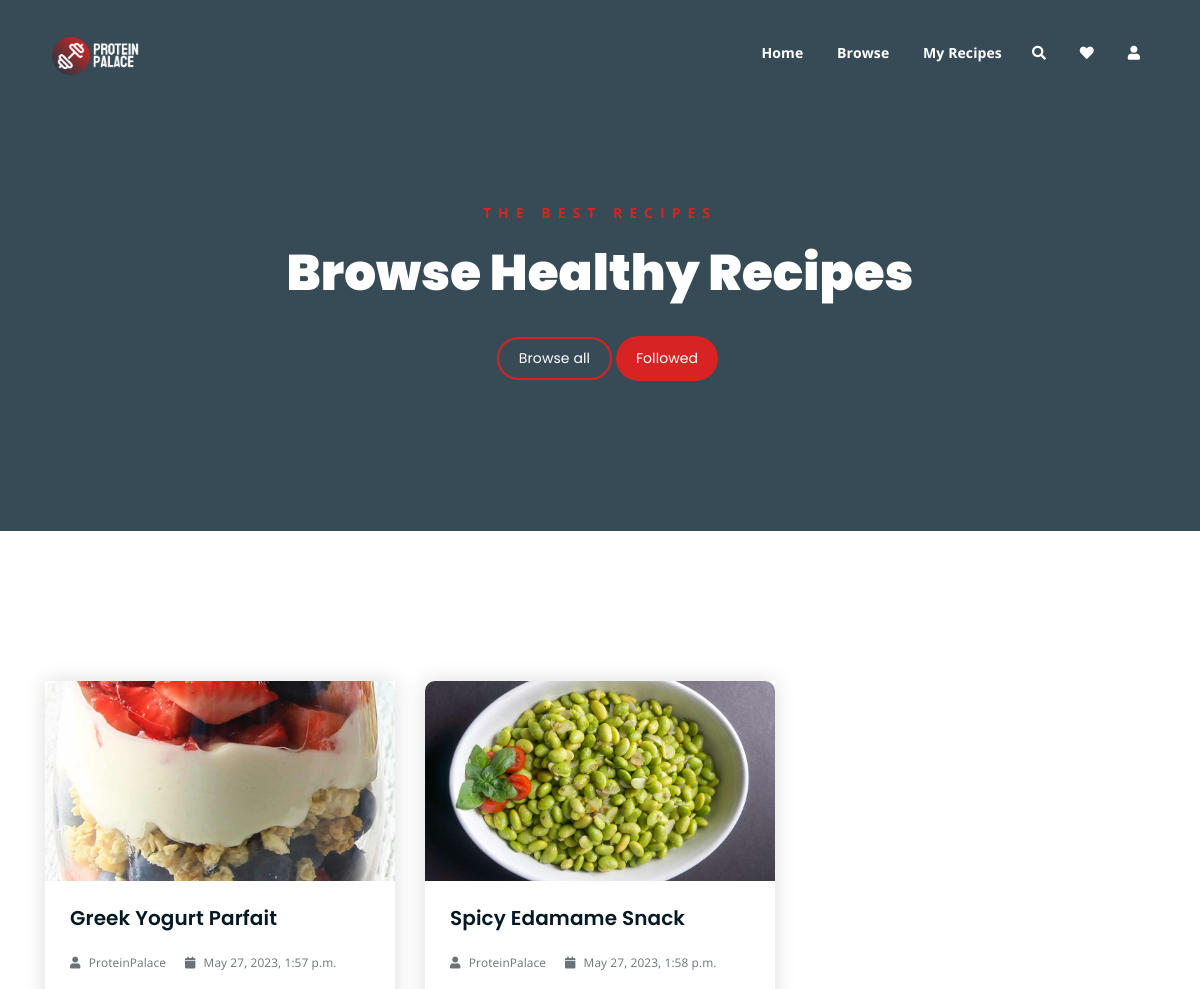
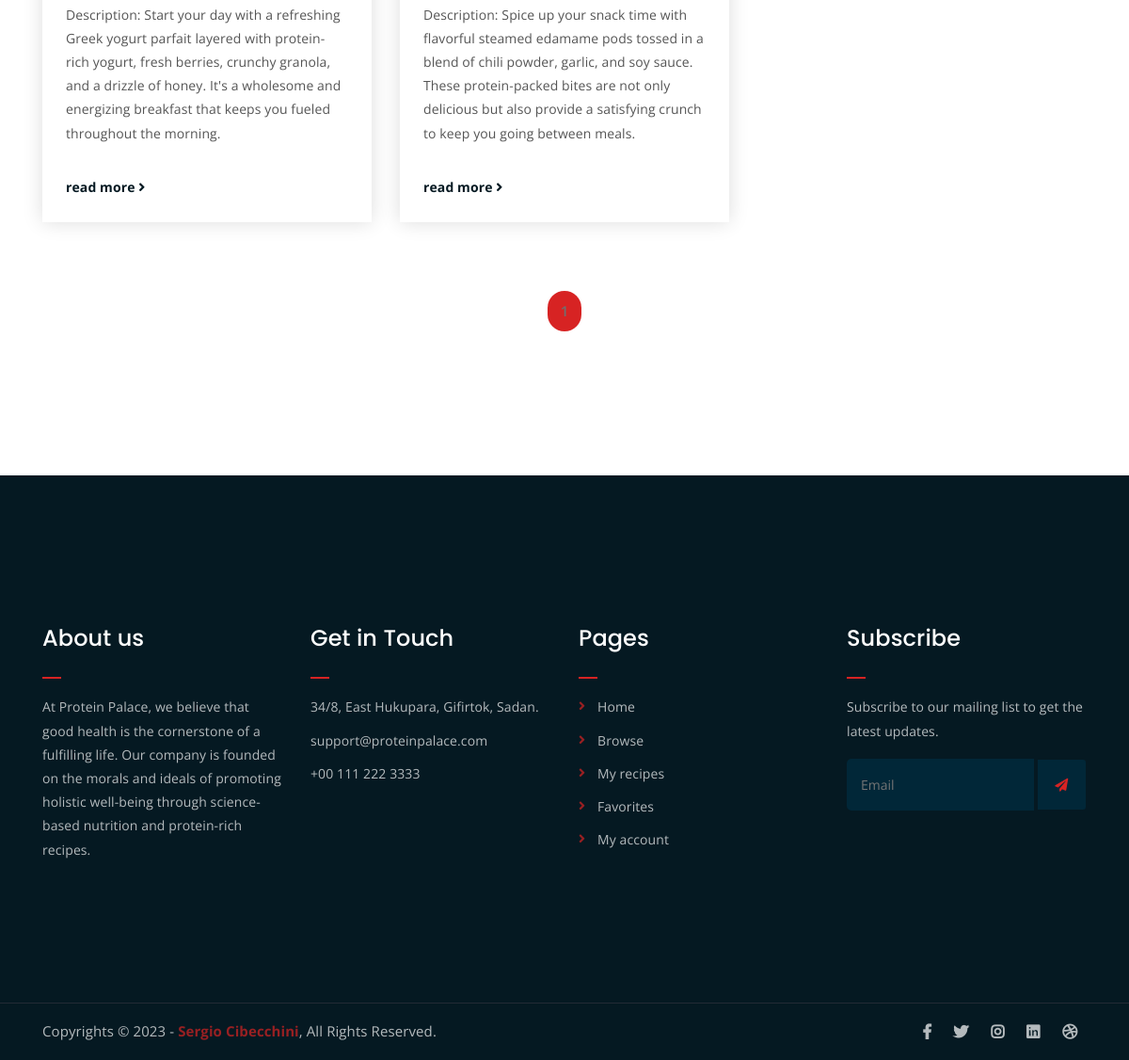
The page /following/ (signed in) on the database its author committed (2 pictures, top to bottom).
### ProteinPalaceApp/models.py (models this page shows, shortened)
class Recipe(models.Model):
    user = models.ForeignKey(User, on_delete=models.SET_NULL, null=True)
    name = models.CharField(max_length=255)
    image = models.ImageField(upload_to=recipe_image_filename)
    description = models.TextField()
    category = models.ForeignKey('Category', on_delete=models.CASCADE)
    comments = models.ManyToManyField('Comment', blank=True)
    createdAt = models.DateTimeField(auto_now_add=True)
    updatedAt = models.DateTimeField(auto_now=True)

### ProteinPalaceApp/views.py (the view)
# urls.py: path('following/', views.following, name = 'following'),
@login_required
def following(request):
    num = int(request.GET.get('num', 1))  # 1 is the default value
    max_recipes_per_page = 3  # Set the maximum number of recipes to display per page
    followed_users = request.user.userprofile.following.all()
    recipes = Recipe.objects.filter(user__in=followed_users)
    paginator = Paginator(recipes, max_recipes_per_page)
    page = paginator.get_page(num)
    page_range = paginator.page_range
    max_pages = paginator.num_pages
    myDict = {
        "title": "Browse",
        "current_page": "following",  # Set current_page to 'following'
        "num": num,
        "recipes": page,
        "max_recipes_per_page": max_recipes_per_page,
        "page_range": page_range,
        "max_pages": max_pages,
    }
    return render(request, 'browse-following.html', context=myDict)

### templates/browse-following.html
{% extends "browse.html" %}
{% block hero-btns %}
<a href="{% url 'browse' %}" class="bordered-btn">Browse all</a>
{% if user.is_authenticated %}
    <a href="{% url 'following' %}" class="boxed-btn">Followed</a>
{% endif %}
</div>
{% endblock %}

### templates/browse.html (shortened to what this page needs)
{% extends "index.html" %}
{% block content %}
<div class="breadcrumb-section breadcrumb-bg">
    <div class="container">
        <div class="row">
            <div class="col-lg-8 offset-lg-2 text-center">
                <div class="breadcrumb-text">
                    <p>The best recipes</p>
                    <h1>Browse Healthy Recipes</h1>
                </div>
                <div class="hero-btns">
                    {% block hero-btns %}{% endblock %}
                </div>
            </div>
        </div>
    </div>
<div class="latest-news mt-150 mb-150">
    <div class="container">
        {% block recipes %}
        <div class="row">
            {% for recipe in recipes %}
            <div class="col-lg-4 col-md-6">
                <div class="single-latest-news">
                    <a href="single-news.html">
                        <div class="latest-news-bg" style="background-image: url('{{ recipe.image.url }}');"></div>
                    </a>
                    <div class="news-text-box">
                        <h3><a href="single-news.html">{{ recipe.name }}</a></h3>
                        <p class="blog-meta">
                            <span class="author"><i class="fas fa-user"></i> {{ recipe.user.username }}</span>
                            <span class="date"><i class="fas fa-calendar"></i> {{ recipe.createdAt }}</span>
                        </p>
                        <p class="excerpt">{{ recipe.description }}</p>
                        <a href="single-news.html" class="read-more-btn">read more <i class="fas fa-angle-right"></i></a>
                    </div>
                </div>
            </div>
            {% endfor %}
        </div>
        {% endblock %}
        <div class="row">
            <div class="container">
                <div class="row">
                    <div class="col-lg-12 text-center">
                        <div class="pagination-wrap">
                            <ul>
                                {% for page_num in page_range %}
                                    {% if page_num == num %}
                                        <li><a class="active" href="?num={{ page_num }}">{{ page_num }}</a></li>
                                    {% else %}
                                        <li><a href="?num={{ page_num }}">{{ page_num }}</a></li>
                                    {% endif %}
                                {% endfor %}
                            </ul>
                        </div>
                    </div>
                </div>
            </div>
        </div>
    </div>
</div>
{% endblock %}

### static/styles/main.css (style rules this page uses)
:root { --website-accents: #D72323; --website-hover: #F2F2F2; --website-background: #303841; --website-text: #EEEEEE; --website-touches: #3A4750; }
html { font-size: 14px; font-weight: 400; line-height: 28px; height: 100%; }
body { font-family: "Open Sans", sans-serif; font-weight: 400; font-size: 1rem; letter-spacing: 0.1px; line-height: 1.8; color: var(--website-background); overflow-x: hidden; }
a { cursor: pointer; text-decoration: none; -webkit-transition: all 0.2s ease-in-out; -o-transition: all 0.2s ease-in-out; transition: all 0.2s ease-in-out; }
h1, .h1, h2, .h2, h3, .h3, h4, .h4, h5, .h5, h6, .h6 { font-family: "Poppins", sans-serif; font-weight: 700; margin: 0 0 1.25rem 0; color: #051922; }
h1:last-child, .h1:last-child, h2:last-child, .h2:last-child, h3:last-child, .h3:last-child, h4:last-child, .h4:last-child, h5:last-child, .h5:last-child, h6:last-child, .h6:last-child { margin: 0; }
h1, .h1 { font-size: 4rem; font-weight: 700; line-height: 4rem; }
h3, .h3 { font-size: 2rem; font-weight: 700; line-height: 2.25rem; }
p { font-family: "Open Sans", sans-serif; font-weight: 400; font-size: 1rem; letter-spacing: 0.1px; line-height: 1.8; color: #051922; margin: 0 0 1.25rem 0; }
.mt-150 { margin-top: 150px; }
.mb-150 { margin-bottom: 150px; }
a.boxed-btn { font-family: 'Poppins', sans-serif; display: inline-block; background-color: var(--website-accents); color: #fff; padding: 10px 20px; }
a.bordered-btn { font-family: 'Poppins', sans-serif; display: inline-block; color: #fff; border: 2px solid var(--website-accents); padding: 7px 20px; }
a.read-more-btn { display: inline-block; margin-top: 15px; color: #051922; -webkit-transition: 0.3s; -o-transition: 0.3s; transition: 0.3s; font-weight: 700; }
a.boxed-btn, a.bordered-btn, a.cart-btn { border-radius: 50px; }
.breadcrumb-bg { background-image: url(../img/breadcrumb-bg.jpg); }
.breadcrumb-text p { color: var(--website-accents); font-weight: 700; text-transform: uppercase; letter-spacing: 7px; }
.breadcrumb-text h1 { font-size: 50px; font-weight: 900; color: #fff; margin: 0; margin-top: 20px; }
.breadcrumb-section { padding: 150px 0; background-size: cover; background-position: center center; position: relative; z-index: 1; background-attachment: fixed; padding-top: 200px; }
.breadcrumb-section:after { position: absolute; left: 0; top: 0; width: 100%; height: 100%; content: ""; background-color: #07212e; z-index: -1; opacity: 0.8; }
a.boxed-btn { -webkit-transition: 0.3s; -o-transition: 0.3s; transition: 0.3s; }
a.bordered-btn { -webkit-transition: 0.3s; -o-transition: 0.3s; transition: 0.3s; }
.latest-news-bg { -webkit-transition: 0.3s; -o-transition: 0.3s; transition: 0.3s; }
.single-latest-news { -webkit-box-shadow: 0 0 20px #dddddd; box-shadow: 0 0 20px #dddddd; -webkit-transition: 0.3s; -o-transition: 0.3s; transition: 0.3s; }
.pagination-wrap ul li a { -webkit-transition: 0.3s; -o-transition: 0.3s; transition: 0.3s; }
html, body { height: 100%; }
.hero-btns { margin-top: 35px; }
.hero-btns a.bordered-btn { margin-left: 15px; }
.latest-news-bg { height: 200px; background-size: cover; background-position: center; border-radius: 10px; background-color: #ddd; border-bottom-right-radius: 0; border-bottom-left-radius: 0; }
.single-latest-news h3 { font-size: 20px; line-height: 1.25em; font-weight: 600; }
.single-latest-news h3 a { color: #051922; }
p.blog-meta span { margin-right: 15px; opacity: 0.6; color: #051922; font-size: 0.85em; }
p.blog-meta span:last-child { margin-right: 0; }
p.blog-meta span i { margin-right: 5px; }
p.excerpt { line-height: 1.8; color: #555; }
.news-text-box { padding: 25px; border-bottom-left-radius: 5px; border-bottom-right-radius: 5px; }
.single-latest-news { margin-bottom: 30px; }
.pagination-wrap { margin-top: 40px; }
.pagination-wrap ul { margin: 0; padding: 0; list-style: none; }
.pagination-wrap ul li { display: inline-block; }
.pagination-wrap ul li a { color: #6f6f6f; font-size: 15px; background-color: #f3f3f3; display: inline-block; padding: 8px 14px; border-radius: 5px; margin: 3px; font-weight: 600; border-radius: 50px; }
.pagination-wrap ul li a.active { background-color: var(--website-accents); }

### rows shown on the page
Recipe: image (picture), name "Greek Yogurt Parfait", user.username "ProteinPalace", createdAt "May 27, 2023, 1:57 p.m.", description "Description: Start your day with a refreshing Greek yogurt parfait layered with protein-rich yogurt, fresh berries, crunchy granola, and a drizzle of honey. It's a wholesome and energizing breakfast that keeps you fueled throughout the morning."
Recipe: image (picture), name "Spicy Edamame Snack", user.username "ProteinPalace", createdAt "May 27, 2023, 1:58 p.m.", description "Description: Spice up your snack time with flavorful steamed edamame pods tossed in a blend of chili powder, garlic, and soy sauce. These protein-packed bites are not only delicious but also provide a satisfying crunch to keep you going between meals."

### other values the page prints
{{ page_num }} "1"
